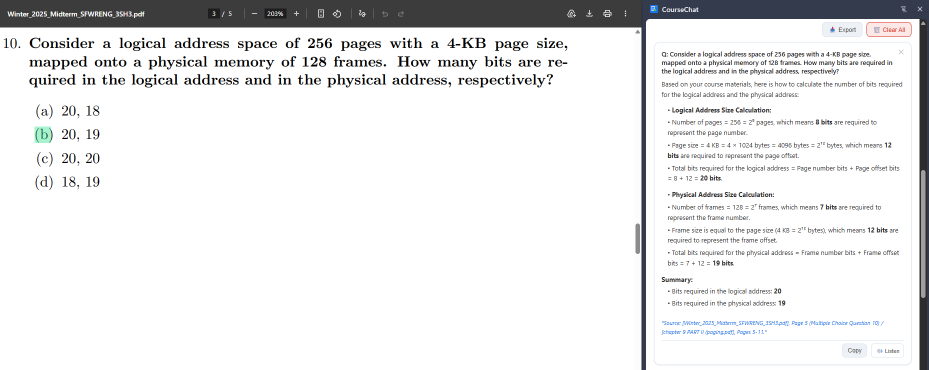
#> input picture CourseChat_Image_Gallery/Solving_Midterm_Questions_requiring_Math.png, 1857 x 739 px (shown at 1/2 size)
$ python resize_store.py
#> lines starting #> are read from the running program, lines starting #| are printed output that depends on the picture
"""
Resize images for Chrome Web Store listing.
Target: 1280x800 (recommended store screenshot size).
Pads with background color — no cropping.
Output saved to 'store_screenshots/' subfolder.
"""

from pathlib import Path
from PIL import Image

INPUT_DIR = Path(__file__).parent
OUTPUT_DIR = INPUT_DIR / "store_screenshots"
TARGET_W = 1280
TARGET_H = 800


def pad_to_size(img: Image.Image, target_w: int, target_h: int) -> Image.Image:
    """Resize and pad image to exact target dimensions."""
    # First scale to fit within target while preserving aspect ratio
    img_ratio = img.width / img.height
    target_ratio = target_w / target_h

    if img_ratio > target_ratio:
        # Image is wider — fit by width
        new_w = target_w
        new_h = int(target_w / img_ratio)
    else:
        # Image is taller — fit by height
        new_h = target_h
        new_w = int(target_h * img_ratio)

    resized = img.resize((new_w, new_h), Image.LANCZOS)

    # Create canvas with background color from top-left pixel
    bg_color = img.getpixel((0, 0))
    if isinstance(bg_color, int):
        bg_color = (bg_color, bg_color, bg_color)
    if len(bg_color) == 4:
        canvas = Image.new("RGBA", (target_w, target_h), bg_color)
    else:
        canvas = Image.new("RGB", (target_w, target_h), bg_color)

    # Center the image
    x_offset = (target_w - new_w) // 2
    y_offset = (target_h - new_h) // 2
    canvas.paste(resized, (x_offset, y_offset))

    return canvas


def main():
    OUTPUT_DIR.mkdir(exist_ok=True)

    # Select the best screenshots for the store listing (max 5)
    priority_images = [
        "Solving_Midterm_Questions_requiring_Math.png",
        "Indexing_Many_Files.png",
        "Answering_big_questions.png",
        "Preview_of_what_text_is_captured_from_an_uploaded_file.png",
        "Export_All_Chats.png",
    ]

    images = []
    for name in priority_images:
        path = INPUT_DIR / name
        if path.exists():
            images.append(path)

    # Fallback: if priority images missing, grab all PNGs
    if len(images) < 5:
        all_pngs = [f for f in INPUT_DIR.iterdir() if f.suffix.lower() == '.png' and f.name not in [p.name for p in images]]
        images.extend(all_pngs[:5 - len(images)])

    print(f"Resizing {len(images)} screenshots to {TARGET_W}x{TARGET_H} for Chrome Web Store")
    print(f"Output: {OUTPUT_DIR}\n")

    for img_path in images:
        img = Image.open(img_path).convert("RGB")
        resized = pad_to_size(img, TARGET_W, TARGET_H)
#> in pad_to_size, `resized = img.resize((new_w, new_h), Image.LANCZOS)`:
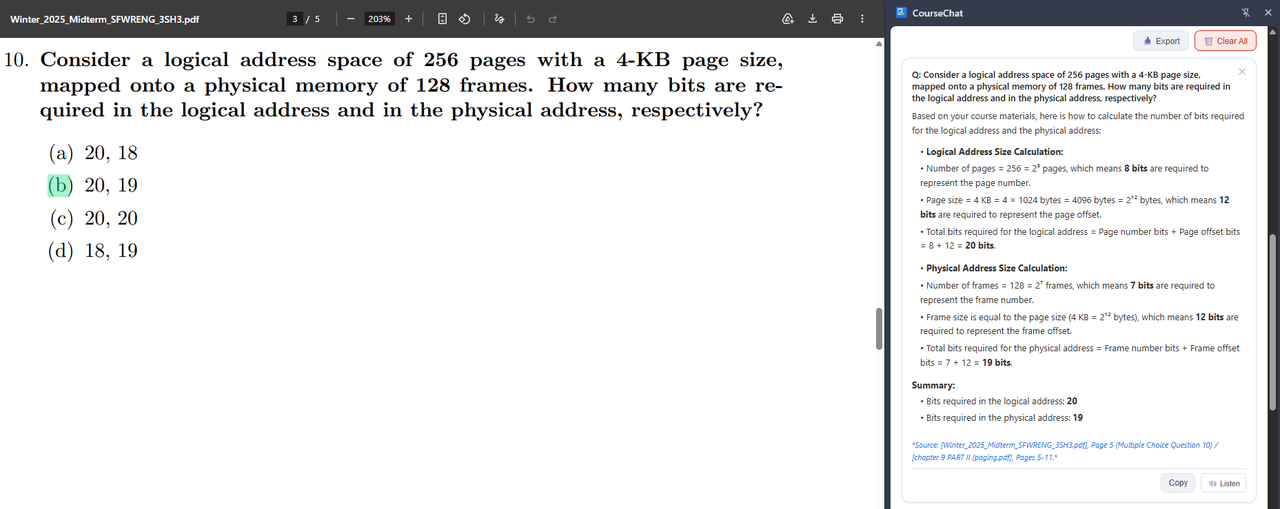
#> resized: PIL image 1280x509 RGB; mean R, G, B 232.3, 232.5, 233.1
#> in pad_to_size, `bg_color = img.getpixel((0, 0))`: bg_color = (60, 60, 60)
#> in pad_to_size, `canvas = Image.new("RGB", (target_w, target_h), bg_color)`: canvas: PIL image 1280x800 RGB; every value is 60
#> in pad_to_size, `canvas.paste(resized, (x_offset, y_offset))`:
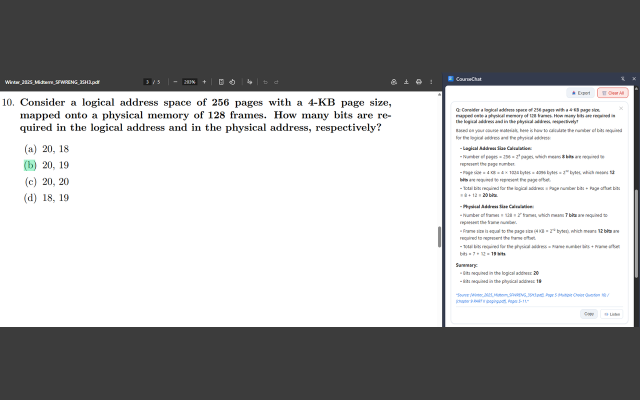
#> canvas: PIL image 1280x800 RGB (shown at 1/2 size); mean R, G, B 169.6, 169.8, 170.1
        out_path = OUTPUT_DIR / img_path.name
        resized.save(out_path, "PNG", quality=95)
        print(f"  {img_path.name}: {img.width}x{img.height} → {TARGET_W}x{TARGET_H}")
#|   Solving_Midterm_Questions_requiring_Math.png: 1857x739 → 1280x800
#> pass 2 of the loop in main, `for img_path in images:`:
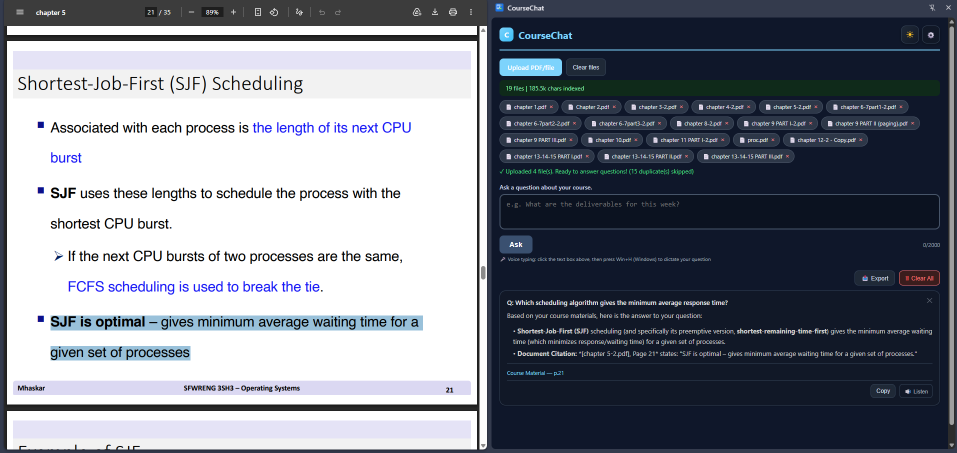
#> input picture CourseChat_Image_Gallery/Indexing_Many_Files.png, 1913 x 905 px (shown at 1/2 size)
#> img: PIL image 1913x905 RGB
#> in pad_to_size (call 2), `resized = img.resize((new_w, new_h), Image.LANCZOS)`:
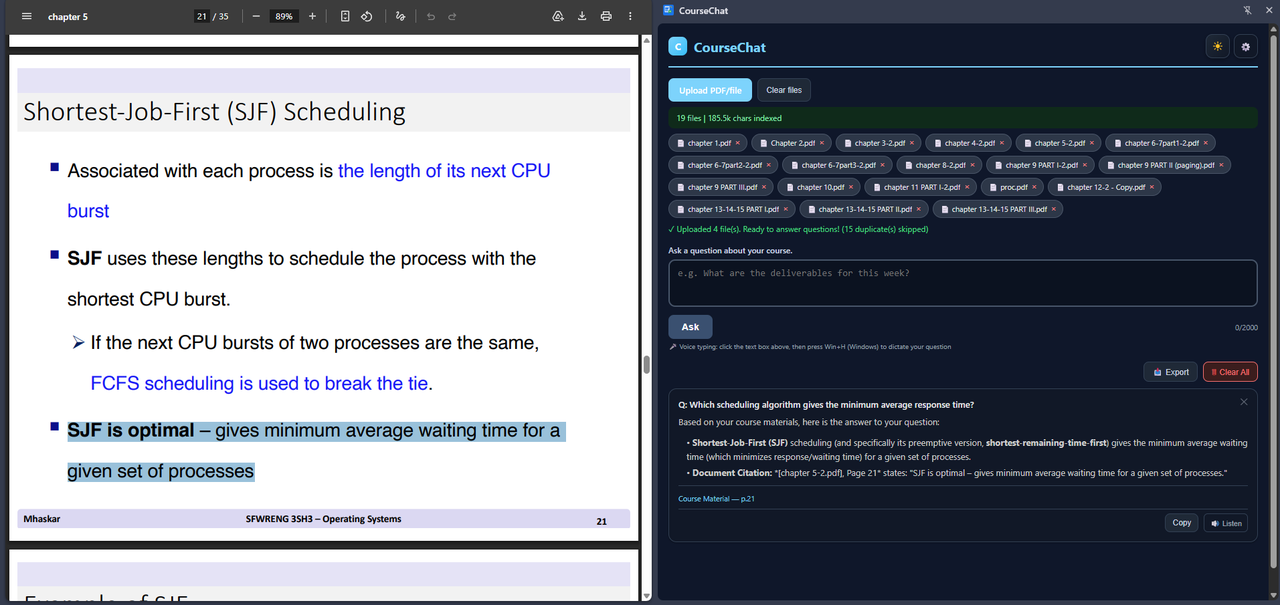
#> resized: PIL image 1280x605 RGB; mean R, G, B 124.3, 129.2, 139.3
#> bg_color = (52, 59, 77)
#> in pad_to_size (call 2), `canvas.paste(resized, (x_offset, y_offset))`:
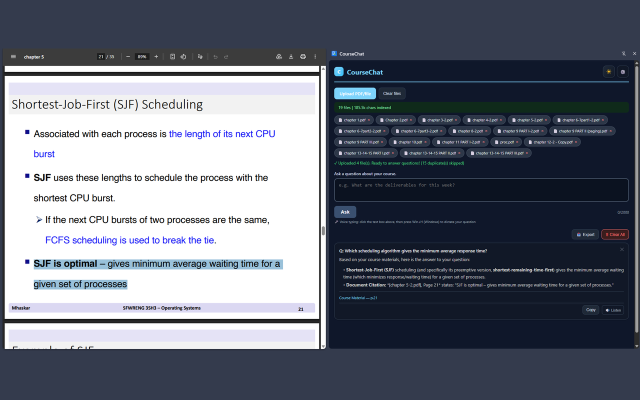
#> canvas: PIL image 1280x800 RGB (shown at 1/2 size); mean R, G, B 106.7, 112.1, 124.1
#|   Indexing_Many_Files.png: 1913x905 → 1280x800
#> pass 3 of the loop in main, `for img_path in images:`:
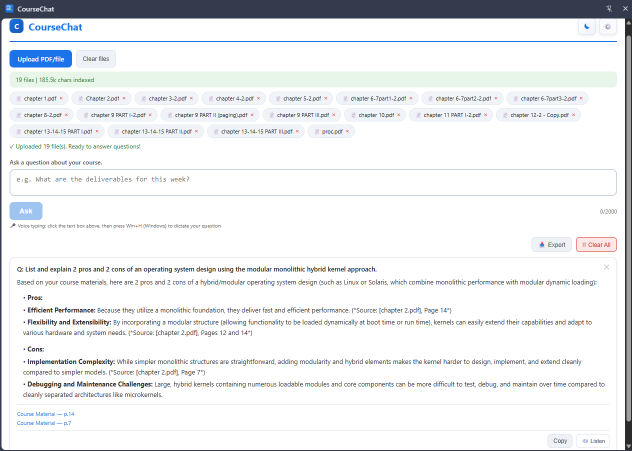
#> input picture CourseChat_Image_Gallery/Answering_big_questions.png, 1263 x 902 px (shown at 1/2 size)
#> img: PIL image 1263x902 RGB
#> in pad_to_size (call 3), `resized = img.resize((new_w, new_h), Image.LANCZOS)`:
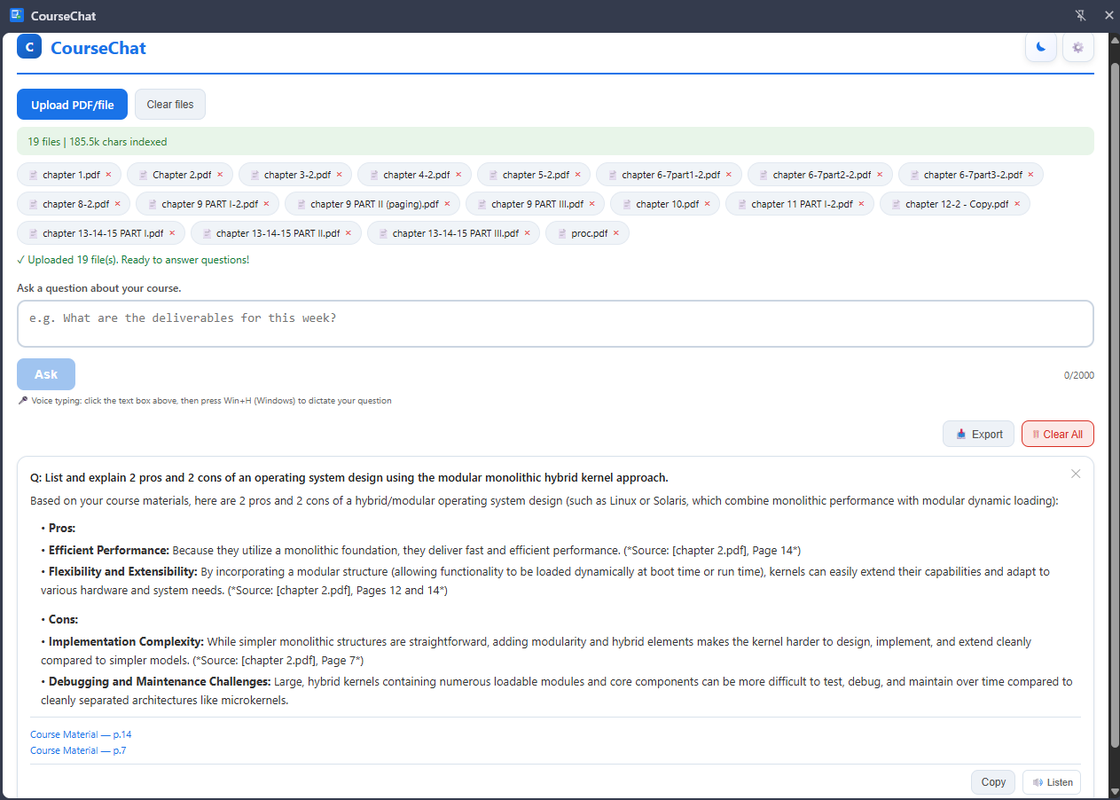
#> resized: PIL image 1120x800 RGB; mean R, G, B 234.8, 236.6, 238.3
#> in pad_to_size (call 3), `canvas.paste(resized, (x_offset, y_offset))`:
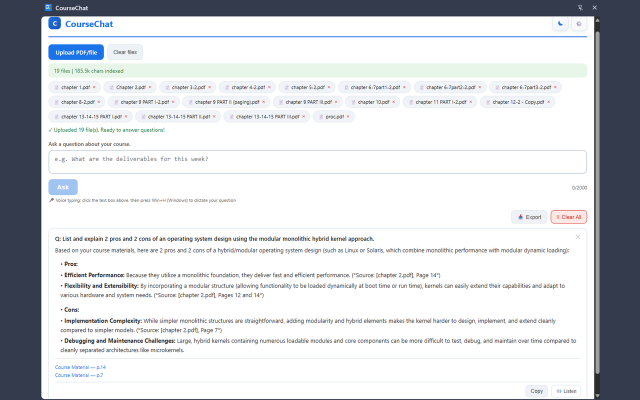
#> canvas: PIL image 1280x800 RGB (shown at 1/2 size); mean R, G, B 212, 214.4, 218.2
#|   Answering_big_questions.png: 1263x902 → 1280x800
#> the loop made 5 passes; the first 3 are shown

    print(f"\nDone! {len(images)} screenshots saved to {OUTPUT_DIR}")


if __name__ == "__main__":
    main()
